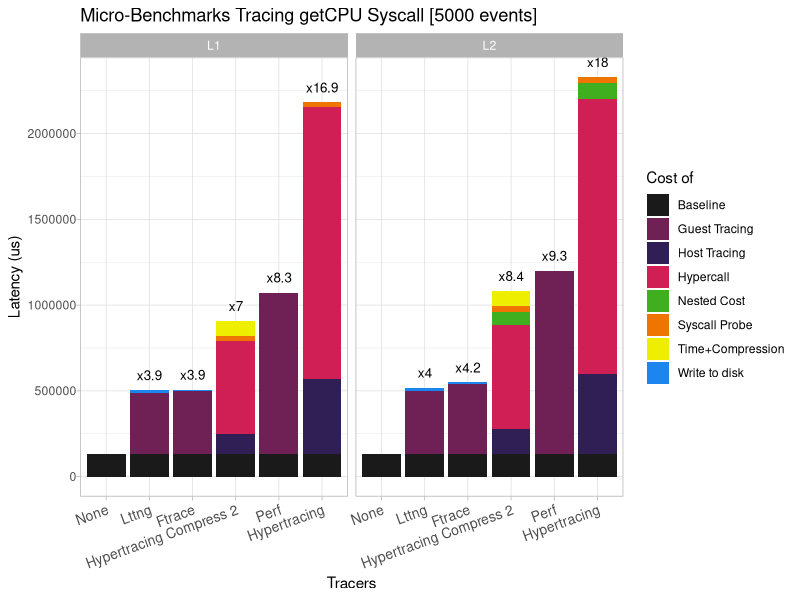

This chart was generated by the following R code:
#!/usr/bin/env Rscript
# install.packages("reshape2")
library(ggplot2)
library(ggrepel)
library(plyr)
library(reshape2)
library(stringi)
# bleu ciel -> #3faff4
# deeppink
# lightseagreen
# deepskyblue4
# dodgerblue4
# #5f1f84
# #cf1f54 => hypercall
# #ffd204 => yellow
# #3faf1f
colors <- c("Baseline" = "gray10", "Guest Tracing" = "#6f2054", "Write to disk"="dodgerblue2",
            "Host Tracing" = "#2f1f54", "Hypercall" = "#cf1f54", 
            "Syscall Probe"="darkorange2", "Time+Compression"="yellow2", "Nested Cost"="#3faf1f")

# layer,tracer,workload,configuration,time,event,freq,total_event_cost,cost_per_event
data <- read.table("./hypertracing/data/syscall-nutshell-overhead.csv", header=T, sep=",")
data$can_show_overhead <- FALSE

data$can_show_overhead[data$component == "Guest Tracing" | data$component == "Hypercall"] <- TRUE

# data = subset(data, layer == 'L1')
data = subset(data, tracer != 'Strace')
# data = subset(data, !startsWith(as.character(tracer), 'Hypertracing +') )

data <- ddply(data, .(layer, tracer, workload, configuration),
                       transform,
                       total_time = sum(time)
)

# data <- ddply(data[data$can_show_overhead == "True"], .(layer, tracer, workload, configuration),
#               transform,
#               overhead = round(1 - (baseline/total_time),1)
# )

# data$overhead[data$can_show_overhead == "True"] <- paste(round((1 - data_filtered$baseline/data_filtered$time_avg)*100,1),'%', sep='')
# 
# data$overhead <- paste(data_filtered$overhead,'\nx',round((data_filtered$time_avg/data_filtered$baseline),1),sep ='')

data$overhead <- ''
for(i in 1:nrow(data)) {
  row <- data[i,]
  if(row$can_show_overhead)
  {
    overhead = round((1-(row$baseline/row$total_time))*100,1)
    multiple = round((row$total_time/row$baseline),1)
    if(overhead > 50){
      data[i,]$overhead <- paste('x',multiple, sep='')
    }else{
      data[i,]$overhead <- paste(overhead,'% \nx', multiple, sep='')
    }
    
    # data[i,]$overhead <- paste(round( (1-(row$baseline/row$total_value))*100  ,1),'%')
  }else{
    # data[i,]$overhead <- ''
  }
}

plot <- ggplot(data, aes(x=reorder(tracer, total_time), y = time)) +
  # geom_bar(aes(fill=component ), position="stack",stat="identity") +
  geom_col(aes(fill=component ), position=position_stack(reverse = TRUE)) +
  # scale_y_continuous(breaks = seq(0, max(data$total_time), 200)) +
  facet_wrap(~layer, ncol=2) +
  # coord_flip() +
  # geom_label_repel(aes(y=tracing_events, label=paste(tracing_events,event_type)),
  #                  size = 3, segment.size = 0.3, colour="black", fill="white",
  #                  min.segment.length = unit(0, "lines"), nudge_x = 0
  # ) +
  geom_text(aes(y=total_time, label=overhead), colour='black', size = 3.4,
            position=position_dodge(width=0.9), vjust=-1) +
  labs(title = "Micro-Benchmarks Tracing getCPU Syscall [5000 events]", x ="Tracers", y ="Latency (us)", fill="Cost of") +
  scale_fill_manual(values = colors) +
  theme_light() +
  theme(
    # legend.position = c(0.94,0.91),
    # legend.title=element_blank(),
    axis.text.x = element_text(angle = 20, hjust = 1, vjust=1, size = 10),
    axis.text.y = element_text(margin = margin(t=2,b=1))
  )
plot(plot)